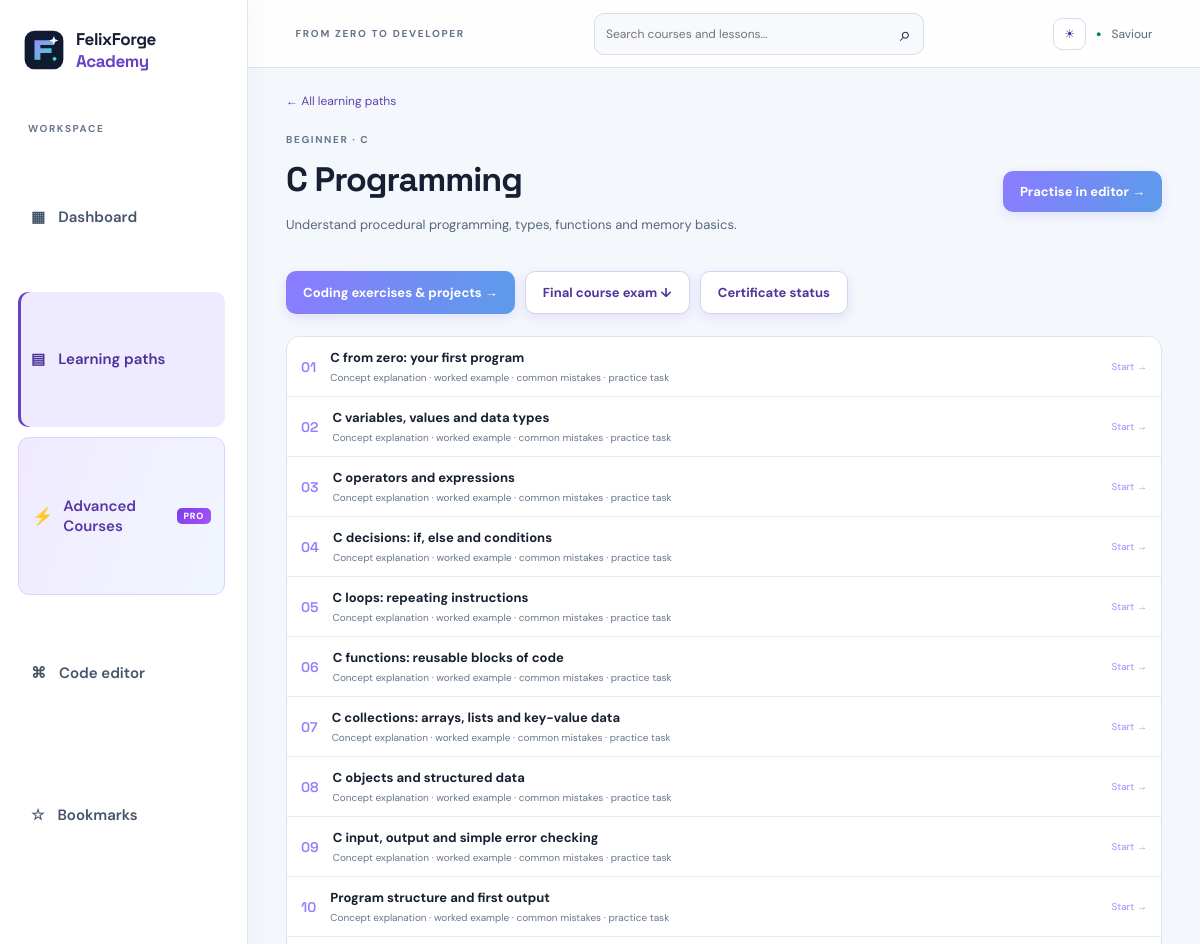
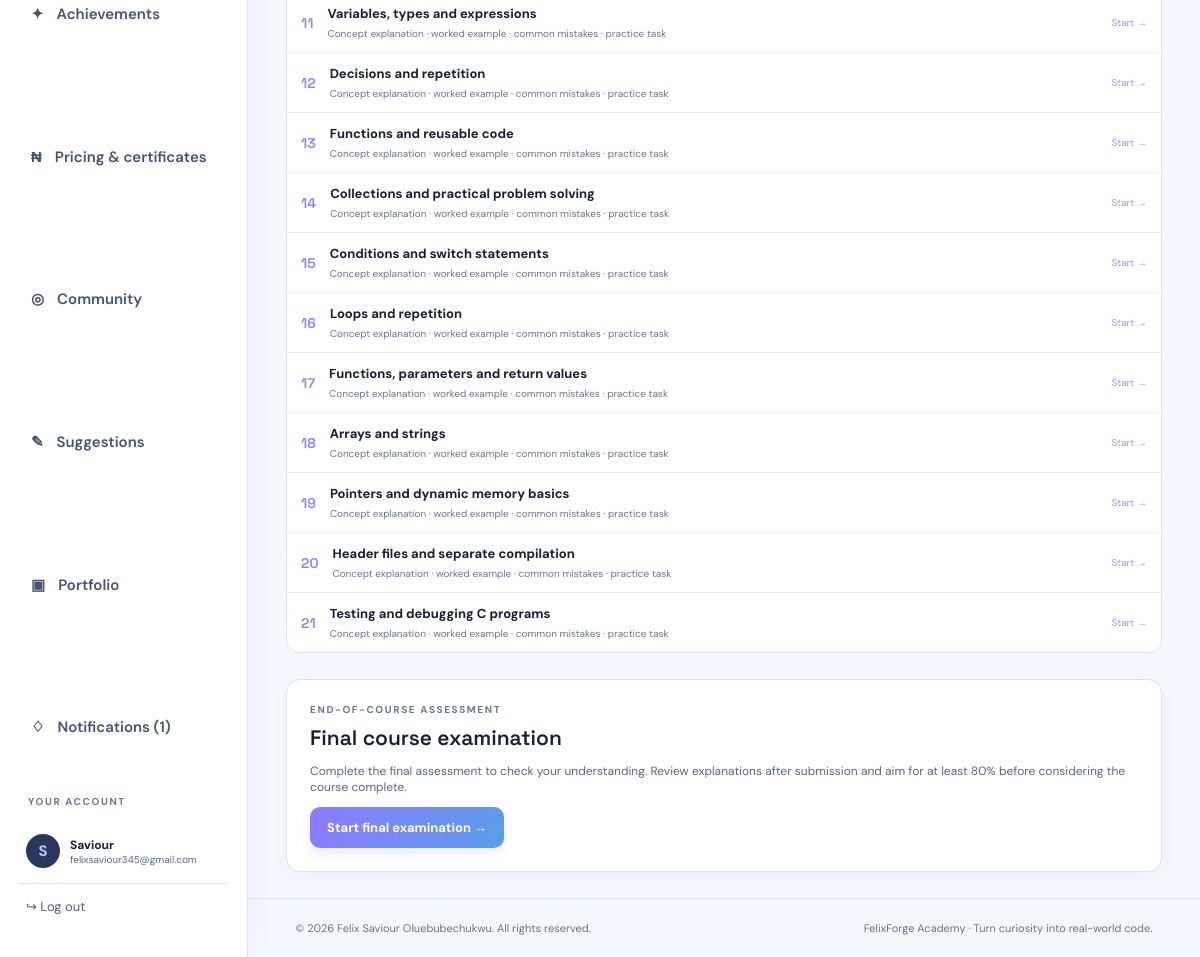
The app's page /courses/c (signed in) with its own data (2 pictures, top to bottom).
### app.py (models this page shows, shortened)
class User(UserMixin, db.Model):
    id = db.Column(db.Integer, primary_key=True)
    username = db.Column(db.String(32), unique=True, nullable=False)
    email = db.Column(db.String(254), unique=True, nullable=False)
    password_hash = db.Column(db.String(255), nullable=False)
    created_at = db.Column(db.DateTime, default=datetime.utcnow)
    projects = db.relationship('Project', backref='owner', cascade='all, delete-orphan')
    progress = db.relationship('Progress', backref='learner', cascade='all, delete-orphan')
    quiz_results = db.relationship('QuizResult', back_populates='learner', cascade='all, delete-orphan')

class Course(db.Model):
    id = db.Column(db.Integer, primary_key=True)
    slug = db.Column(db.String(40), unique=True, nullable=False)
    title = db.Column(db.String(80), nullable=False)
    level = db.Column(db.String(30), default='Beginner')
    description = db.Column(db.Text, default='')
    language = db.Column(db.String(30), nullable=False)
    access_level = db.Column(db.String(20), nullable=False, default='free')
    lessons = db.relationship('Lesson', backref='course', cascade='all, delete-orphan', order_by='Lesson.position')

class Lesson(db.Model):
    id = db.Column(db.Integer, primary_key=True)
    course_id = db.Column(db.Integer, db.ForeignKey('course.id'), nullable=False)
    title = db.Column(db.String(120), nullable=False)
    body = db.Column(db.Text, nullable=False)
    example = db.Column(db.Text, default='')
    position = db.Column(db.Integer, default=1)

### app.py (the view)
@app.route('/courses/<slug>')
@login_required
def course_detail(slug):
    course=Course.query.filter_by(slug=slug).first_or_404()
    if course_is_premium(course) and not can_access_advanced_courses():
        return redirect(url_for('advanced_course_detail', slug=slug))
    done={p.lesson_id for p in Progress.query.filter_by(user_id=current_user.id).all()}
    return render_template('course.html',course=course,done=done)

### app.py (called while the page is built)
@login_manager.user_loader
def load_user(user_id): return db.session.get(User, int(user_id))

def course_is_premium(course):
    return getattr(course, 'access_level', 'free') == 'premium'

@app.before_request
def record_daily_activity():
    if current_user.is_authenticated and request.endpoint not in {'static', 'logout'}:
        today = datetime.utcnow().date()
        activity = UserActivity.query.filter_by(user_id=current_user.id, activity_date=today).first()
        if activity is None:
            db.session.add(UserActivity(user_id=current_user.id, activity_date=today, last_seen_at=datetime.utcnow()))
        try:
            db.session.commit()
        except Exception:
            db.session.rollback()
            app.logger.exception('Could not record learner activity')

### templates/course.html (shortened to what this page needs)
{% extends 'base.html' %}{% block title %}{{ course.title }} — FelixForge Academy{% endblock %}{% block content %}<a class="back-link" href="{{ url_for('advanced_courses') if course.access_level == 'premium' else url_for('courses') }}">← {{ 'Advanced courses' if course.access_level == 'premium' else 'All learning paths' }}</a><div class="page-heading"><div><div class="eyebrow">{{ course.level|upper }} · {{ course.language|upper }}</div><h1>{{ course.title }}</h1><p>{{ course.description }}</p></div><a class="button" href="{{ url_for('editor') }}">Practise in editor →</a></div><div class="practice-actions"><a class="button" href="{{ url_for('course_practice',slug=course.slug) }}">Coding exercises & projects →</a><a class="button button-ghost" href="#course-exam">Final course exam ↓</a><a class="button button-ghost" href="{{ url_for('certificate',slug=course.slug) }}">Certificate status</a></div><div class="lesson-list">{% for lesson in course.lessons %}<a class="lesson-row" href="{{ url_for('lesson_detail',lesson_id=lesson.id) }}"><span class="lesson-number">{{ '%02d'|format(loop.index) }}</span><div><b>{{ lesson.title }}</b><small>Concept explanation · worked example · common mistakes · practice task</small></div><span class="lesson-status">{{ '✓ Completed' if lesson.id in done else 'Start →' }}</span></a>{% endfor %}</div><section class="quiz-panel" id="course-exam"><div class="eyebrow">END-OF-COURSE ASSESSMENT</div><h2>Final course examination</h2><p>Complete the final assessment to check your understanding. Review explanations after submission and aim for at least 80% before considering the course complete.</p><button class="button" id="startQuiz">Start final examination →</button><div id="quizArea"></div></section>{% endblock %}

### templates/base.html (shortened to what this page needs)
<!doctype html>
<html lang="en">
<head>
<link rel="stylesheet" href="{{ url_for('static',filename='style.css') }}">
</head>
<body>
<div class="shell">
<aside class="sidebar">
<a class="brand" href="{{ url_for('home') }}" aria-label="FelixForge Academy home"><img class="brand-logo" src="{{ url_for('static', filename='felixforge-logo.svg') }}" alt=""><span>FelixForge <span class="brand-muted">Academy</span></span></a>
<div class="side-label">WORKSPACE</div>
<nav>
<a href="{{ url_for('dashboard') }}" class="nav-link {% if request.endpoint=='dashboard' %}active{% endif %}">▦ <span>Dashboard</span></a>
<a href="{{ url_for('courses') }}" class="nav-link {% if request.endpoint=='courses' or (request.endpoint in ['course_detail','lesson_detail','course_practice'] and not advanced_nav_active) %}active{% endif %}">▤ <span>Learning paths</span></a>
<a href="{{ url_for('advanced_courses') }}" class="nav-link advanced-nav-link {% if advanced_nav_active %}active{% endif %}"><strong class="advanced-icon">⚡</strong><span>Advanced Courses</span><span class="advanced-badge">PRO</span></a>
<a href="{{ url_for('editor') }}" class="nav-link {% if request.endpoint=='editor' %}active{% endif %}">⌘ <span>Code editor</span></a>
<a href="{{ url_for('bookmarks') }}" class="nav-link">☆ <span>Bookmarks</span></a>
<a href="{{ url_for('achievements') }}" class="nav-link">✦ <span>Achievements</span></a>
<a href="{{ url_for('monetization_plan') }}" class="nav-link {% if request.endpoint=='monetization_plan' %}active{% endif %}">₦ <span>Pricing & certificates</span></a>
<a href="{{ url_for('community') }}" class="nav-link">◎ <span>Community</span></a>
<a href="{{ url_for('suggestions') }}" class="nav-link {% if request.endpoint=='suggestions' %}active{% endif %}">✎ <span>Suggestions</span></a>
<a href="{{ url_for('portfolio') }}" class="nav-link">▣ <span>Portfolio</span></a>
<a href="{{ url_for('notifications') }}" class="nav-link">♢ <span>Notifications{% if unread_notifications %} ({{ unread_notifications }}){% endif %}</span></a>
</nav>
<div class="side-bottom"><div class="side-label">YOUR ACCOUNT</div>
<div class="user-mini"><div class="avatar">{{ (current_user.username[0] if current_user.is_authenticated else 'F')|upper }}</div><div><b>{{ current_user.username if current_user.is_authenticated else 'Guest learner' }}</b><small>{{ current_user.email if current_user.is_authenticated else 'Start learning today' }}</small></div></div>
{% if current_user.is_authenticated %}<form method="post" action="{{ url_for('logout') }}"><input type="hidden" name="csrf_token" value="{{ csrf_token() }}"><button class="logout-link">↪ Log out</button></form>{% else %}<a class="logout-link" href="{{ url_for('login') }}">↪ Log in</a>{% endif %}
</div>
</aside>
<main class="main">
<header class="topbar"><div class="crumb">FROM ZERO TO DEVELOPER</div>
<form class="global-search" action="{{ url_for('search') }}" method="get"><input name="q" type="search" placeholder="Search courses and lessons…" aria-label="Search courses and lessons"><button aria-label="Search">⌕</button></form>
<div class="top-actions"><button type="button" class="theme-toggle" id="themeToggle" aria-label="Toggle colour theme" aria-pressed="false">◐</button>
{% if current_user.is_authenticated %}<span class="online-dot">●</span><span class="top-user"><a href="{{ url_for('profile') }}">{{ current_user.username }}</a></span>{% else %}<a class="button button-small" href="{{ url_for('login') }}">Log in</a>{% endif %}</div>
</header>
<section class="page">{% block content %}{% endblock %}</section>
<footer>© {{ year }} Felix Saviour Oluebubechukwu. All rights reserved. <span>FelixForge Academy · Turn curiosity into real-world code.</span></footer>
</main></div>
</body></html>

### records on screen
User: username "S", username "Saviour", email "felixsaviour345@gmail.com"
Course: access_level "All learning paths", level "BEGINNER", language "C", title "C Programming", description "Understand procedural programming, types, functions and memory basics."
Lesson: index "01", title "C from zero: your first program", id "Start →"
Lesson: index "02", title "C variables, values and data types", id "Start →"
Lesson: index "03", title "C operators and expressions", id "Start →"
Lesson: index "04", title "C decisions: if, else and conditions", id "Start →"
Lesson: index "05", title "C loops: repeating instructions", id "Start →"
Lesson: index "06", title "C functions: reusable blocks of code", id "Start →"
Lesson: index "07", title "C collections: arrays, lists and key-value data", id "Start →"
Lesson: index "08", title "C objects and structured data", id "Start →"
Lesson: index "09", title "C input, output and simple error checking", id "Start →"
Lesson: index "10", title "Program structure and first output", id "Start →"
Lesson: index "11", title "Variables, types and expressions", id "Start →"
Lesson: index "12", title "Decisions and repetition", id "Start →"
Lesson: index "13", title "Functions and reusable code", id "Start →"
Lesson: index "14", title "Collections and practical problem solving", id "Start →"
Lesson: index "15", title "Conditions and switch statements", id "Start →"
Lesson: index "16", title "Loops and repetition", id "Start →"
Lesson: index "17", title "Functions, parameters and return values", id "Start →"
Lesson: index "18", title "Arrays and strings", id "Start →"
Lesson: index "19", title "Pointers and dynamic memory basics", id "Start →"
Lesson: index "20", title "Header files and separate compilation", id "Start →"
Lesson: index "21", title "Testing and debugging C programs", id "Start →"

### other values on screen
{{ unread_notifications }} "1"
